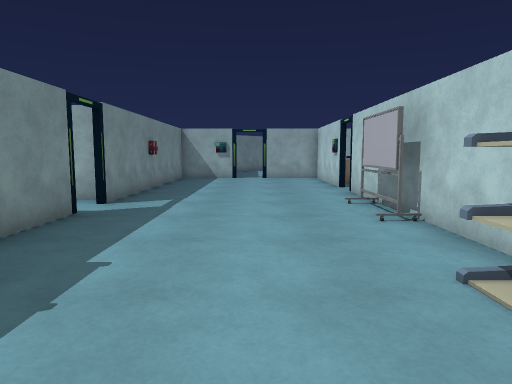
[1] (above)

17 first-person views from a walk through a scene from a Unity 3-D project. The camera is 1.2 m above the floor, tilts 6° down and sees 70° across. Doors are open. The floor is counted in squares, 1 m on a side. Each view is taken from the middle of a square. On the plan, view 1 faces up. The plan holds only what a view shows up to about 15 squares ahead; the rest is blank. The place goes on beyond the plan. Some animated figures are not drawn.

[2]
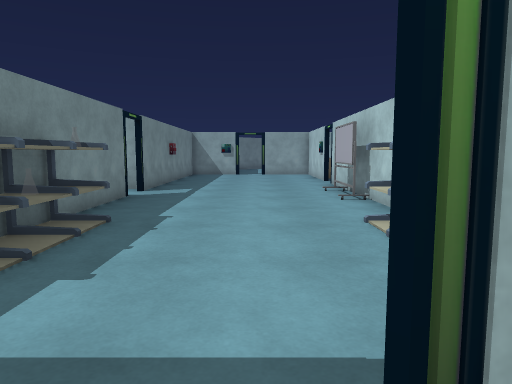

[3]
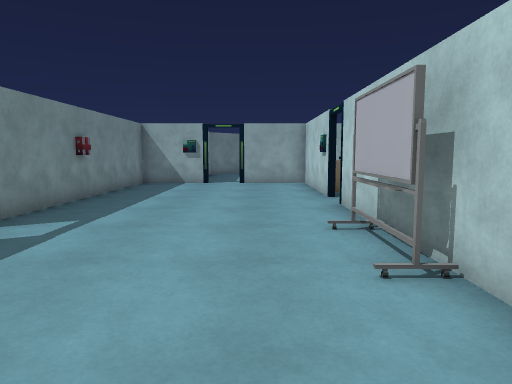

[4]
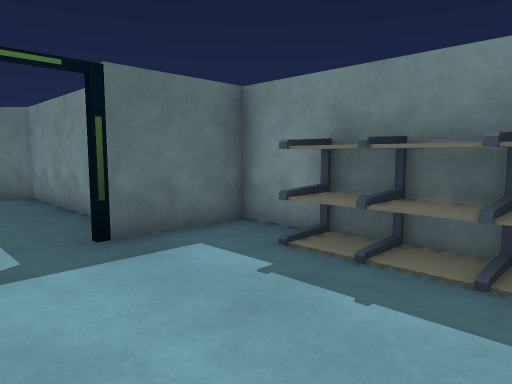

[5]
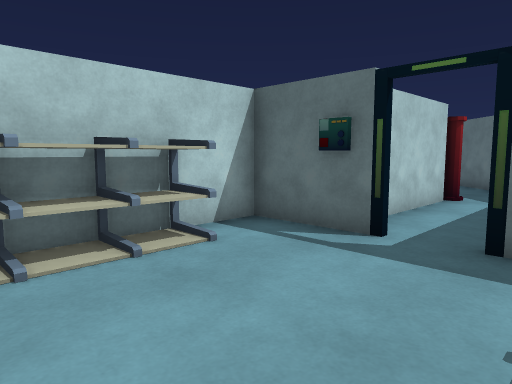

[6]
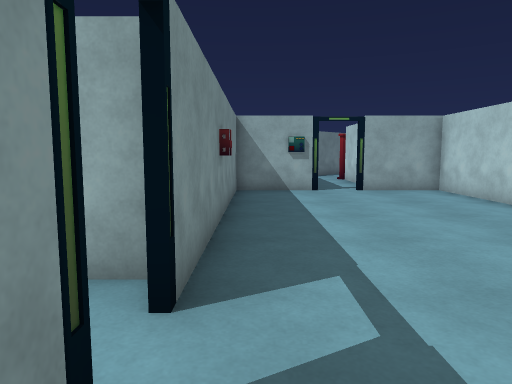

[7]
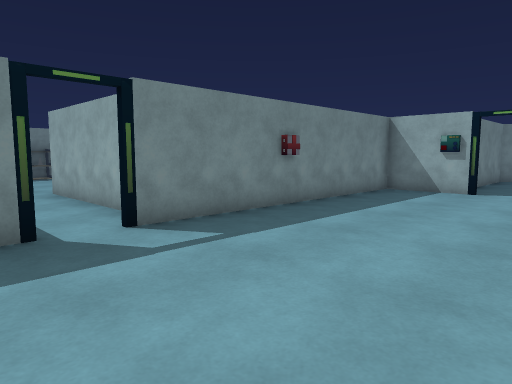

[8]
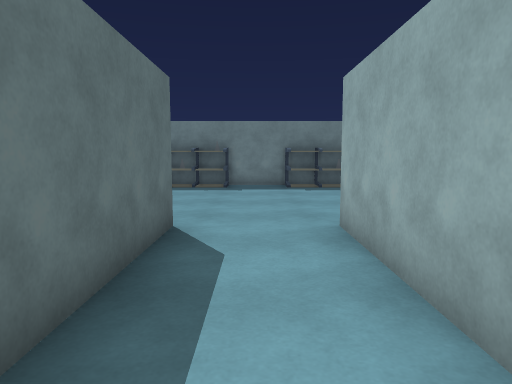

[9]
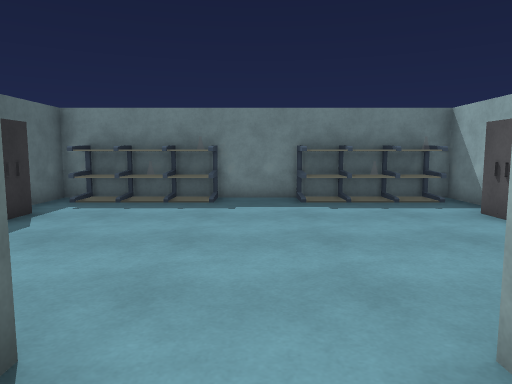

[10]
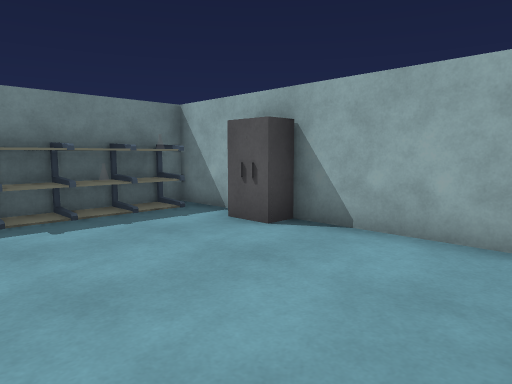

[11]
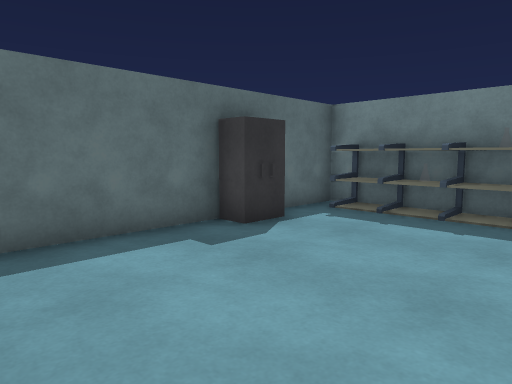

[12]
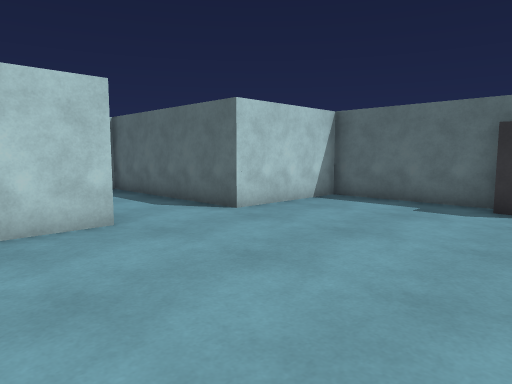

[13]
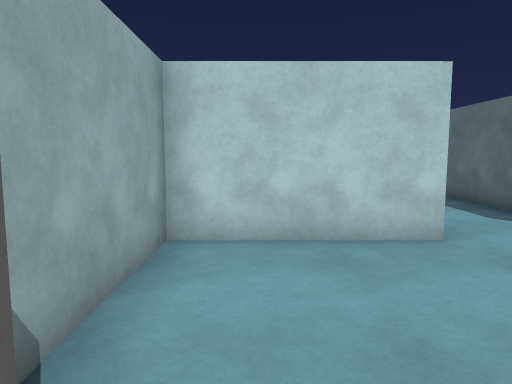

[14]
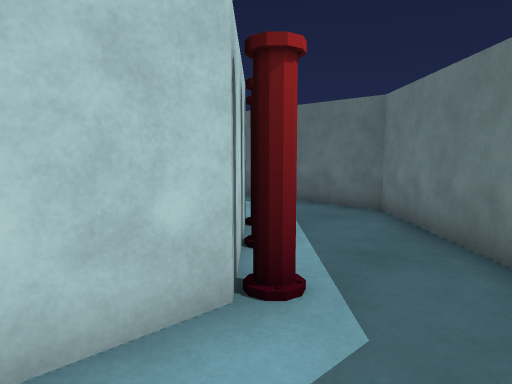

[15]
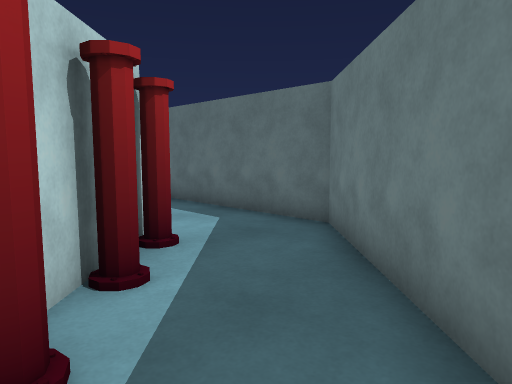

[16]
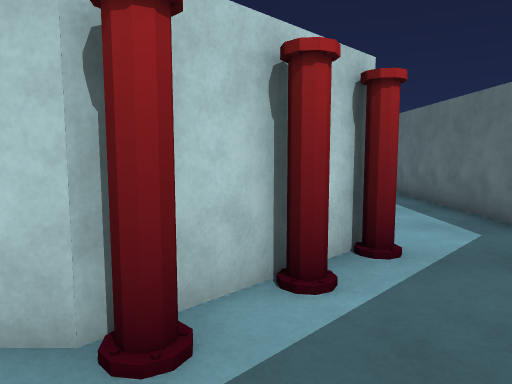

[17]
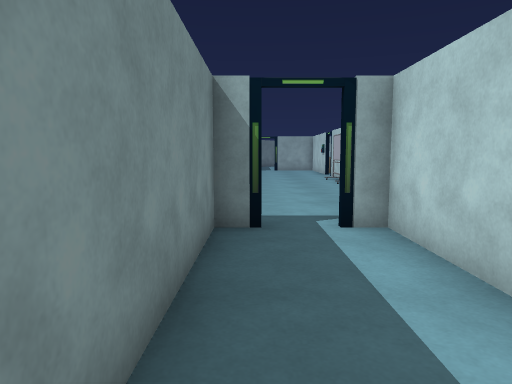

### Floor plan
Points are (right, up) in squares from view 1. A wall is a line through its corners. A room is listed if a view was taken in it or the views show most of it. See-through windows are left out.
Room 1 (views 1, 3, 4, 5, 6, 7, 8)
walls: (3, 8.4) (3, 11.9); (-3.6, 7.4) (-3.6, -2) (-0.9, -2); (3, 4.1) (3, 6.5); (3, 13) (3, 18) (0.2, 18); (0.4, -2) (3, -2) (3, 2.1); (-0.9, 18) (-3.6, 18) (-3.6, 8.6)
ways out: open door at (-0.5, -2) to room 2; opening at (-4, 8) to room 3; open door at (-0.5, 18); open door at (3, 12.5)
objects: shelf (-3, 0) to (-3, 2); shelf (2, 0) to (2, 3); other object (3, 7) to (3, 8)
Room 2 (views 2, 14, 15, 16, 17)
walls: (1.2, -6.6) (1.2, -2.1) (0.4, -2.1); (3.8, -9.6) (1.4, -7.1); (-0.9, -2.1) (-1.7, -2.1) (-1.7, -8.1) (2.6, -12.4) (6.5, -12.4)
ways out: open door at (-0.5, -2) to room 1
objects: pipe (1, -7); pipe (2, -8); pipe (3, -9)
Room 3 (views 9, 10, 11, 12, 13)
walls: (-14.4, 2.8) (-10, 2.8) (-10, 6.6) (-3.8, 6.6); (-16, 13.2) (-17.9, 13.2) (-17.9, 2.8) (-16.1, 2.8); (-4, 9.4) (-10, 9.4) (-10, 13.2) (-14.4, 13.2)
ways out: opening at (-4, 8) to room 1
objects: shelf (-17, 4) to (-17, 6); shelf (-17, 9) to (-17, 11); locker (-15, 3); locker (-15, 13)

Positions as (right, up) in squares from view 1, and headings:
1: (0, 0), facing up
2: (0, -3), facing up
3: (1, 3), facing up
4: (1, 3), facing down-left
5: (-2, 3), facing down-right
6: (-3, 6), facing up
7: (2, 6), facing up-left
8: (-4, 8), facing left
9: (-8, 8), facing left
10: (-10, 8), facing up-left
11: (-10, 8), facing down-left
12: (-16, 12), facing down-right
13: (-15, 12), facing right
14: (-1, -5), facing down-right
15: (-1, -7), facing down-right
16: (-1, -8), facing right
17: (-1, -8), facing up
